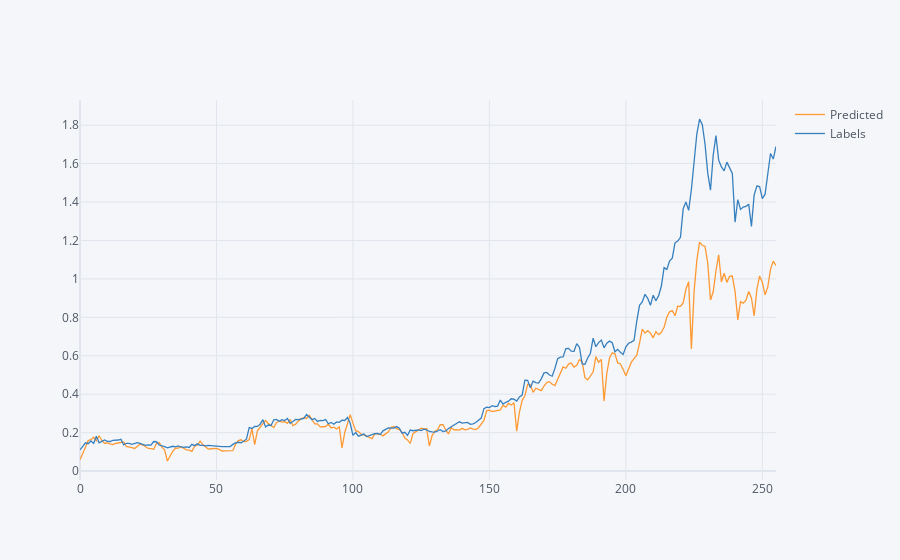

Notebook cell for this chart:
### Markdown cell above
# Compare predictions and labels

### Code cell
import tensorflow as tf

test_window, label_window = next(iter(window.test))
model.reset_states()
predictions = model(test_window)

predictions = tf.reshape(predictions, [-1])
label_window = tf.reshape(label_window, [-1])

pred2labels = pd.DataFrame({ 'Predicted': predictions, 'Labels': label_window})

pred2labels.iplot()

### Figure 1 — Plotly figure (JSON) as saved in the notebook; plotly's stock layout.template omitted (floating-point values rounded to 4 significant figures; data arrays with more than 128 entries replaced by an {"elided": "..."} marker saying what was removed)
{"data": [{"line": {"color": "rgba(255, 153, 51, 1.0)", "dash": "solid", "shape": "linear", "width": 1.3}, "mode": "lines", "name": "Predicted", "text": "", "type": "scatter", "x": {"elided": "256 int values"}, "y": {"elided": "256 float values"}}, {"line": {"color": "rgba(55, 128, 191, 1.0)", "dash": "solid", "shape": "linear", "width": 1.3}, "mode": "lines", "name": "Labels", "text": "", "type": "scatter", "x": {"elided": "256 int values"}, "y": {"elided": "256 float values"}}], "layout": {"legend": {"bgcolor": "#F5F6F9", "font": {"color": "#4D5663"}}, "paper_bgcolor": "#F5F6F9", "plot_bgcolor": "#F5F6F9", "title": {"font": {"color": "#4D5663"}}, "xaxis": {"gridcolor": "#E1E5ED", "showgrid": true, "tickfont": {"color": "#4D5663"}, "title": {"font": {"color": "#4D5663"}, "text": ""}, "zerolinecolor": "#E1E5ED"}, "yaxis": {"gridcolor": "#E1E5ED", "showgrid": true, "tickfont": {"color": "#4D5663"}, "title": {"font": {"color": "#4D5663"}, "text": ""}, "zerolinecolor": "#E1E5ED"}}}
